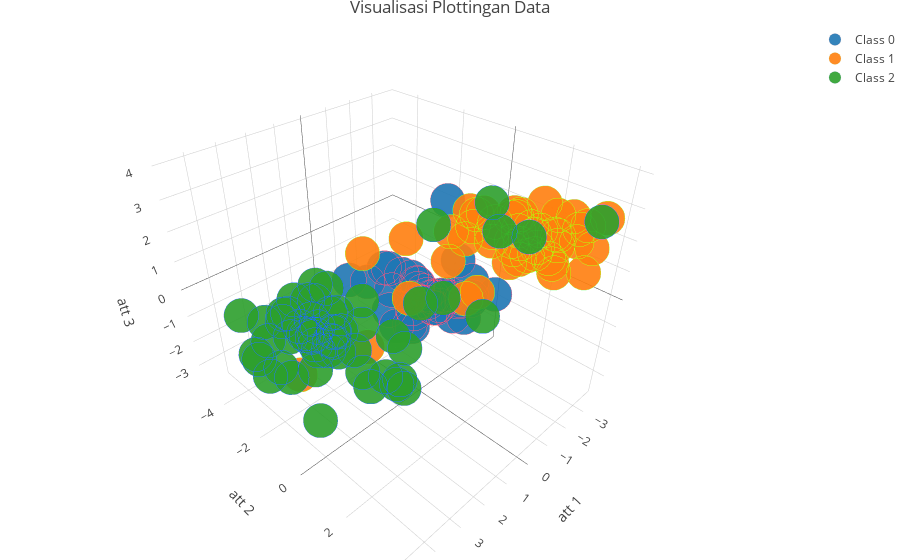

The notebook cell this image was saved under:
### Markdown cell above
Setelah membuat class untuk setiap label yang ada. Maka, kita dapat melakukan visualisasi data. Setiap plottingan data akan di visualisasi menggunakan scatter, serta setiap class akan memiliki warna yang berbeda. Keterangan warna setiap class adalah sebagai berikut:
1. Merah: rgba(255, 0, 0, 0.3) digunakan untuk plotting data class dengan label 0
2. Hijau: rgba(0, 255, 0, 0.3) digunakan untuk plotting data class dengan label 1
3. Biru: rgba(0, 0, 255, 0.3) digunakan untuk plotting data class dengan label 2

### Code cell
plot0 = go.Scatter3d(
    name = 'Class 0',
    x = class0['att1'],
    y = class0['att2'],
    z = class0['att3'],
    mode = 'markers',
    marker = dict(
        size = 12,
        line = dict(
            color = 'rgba(255, 0, 0, 0.3)',
            width = 0.2
        ),
        opacity = 0.9
    )
)

plot1 = go.Scatter3d(
    name = 'Class 1',
    x = class1['att1'],
    y = class1['att2'],
    z = class1['att3'],
    mode = 'markers',
    marker = dict(
        size = 12,
        line = dict(
            color = 'rgba(0, 255, 0, 0.3)',
            width = 0.2
        ),
        opacity = 0.9
    )

)

plot2 = go.Scatter3d(
    name = 'Class 2',
    x = class2['att1'],
    y = class2['att2'],
    z = class2['att3'],
    mode = 'markers',
    marker = dict(
        size = 12,
        line = dict(
            color = 'rgba(0, 0, 255, 0.3)',
            width = 0.2
        ),
        opacity = 0.9
    )

)

data = [plot0, plot1, plot2]

this_layout = go.Layout(
   title = 'Visualisasi Plottingan Data',
    scene = dict(
        xaxis = dict(
            title='att 1'),
        yaxis = dict(
            title='att 2'),
        zaxis = dict(
            title='att 3'),),
    margin=dict(
        l=0,
        r=0,
        b=0,
        t=25
    )
)

figure = go.Figure(data = data, layout= this_layout)
iplot(figure, filename='Plotting Data')
